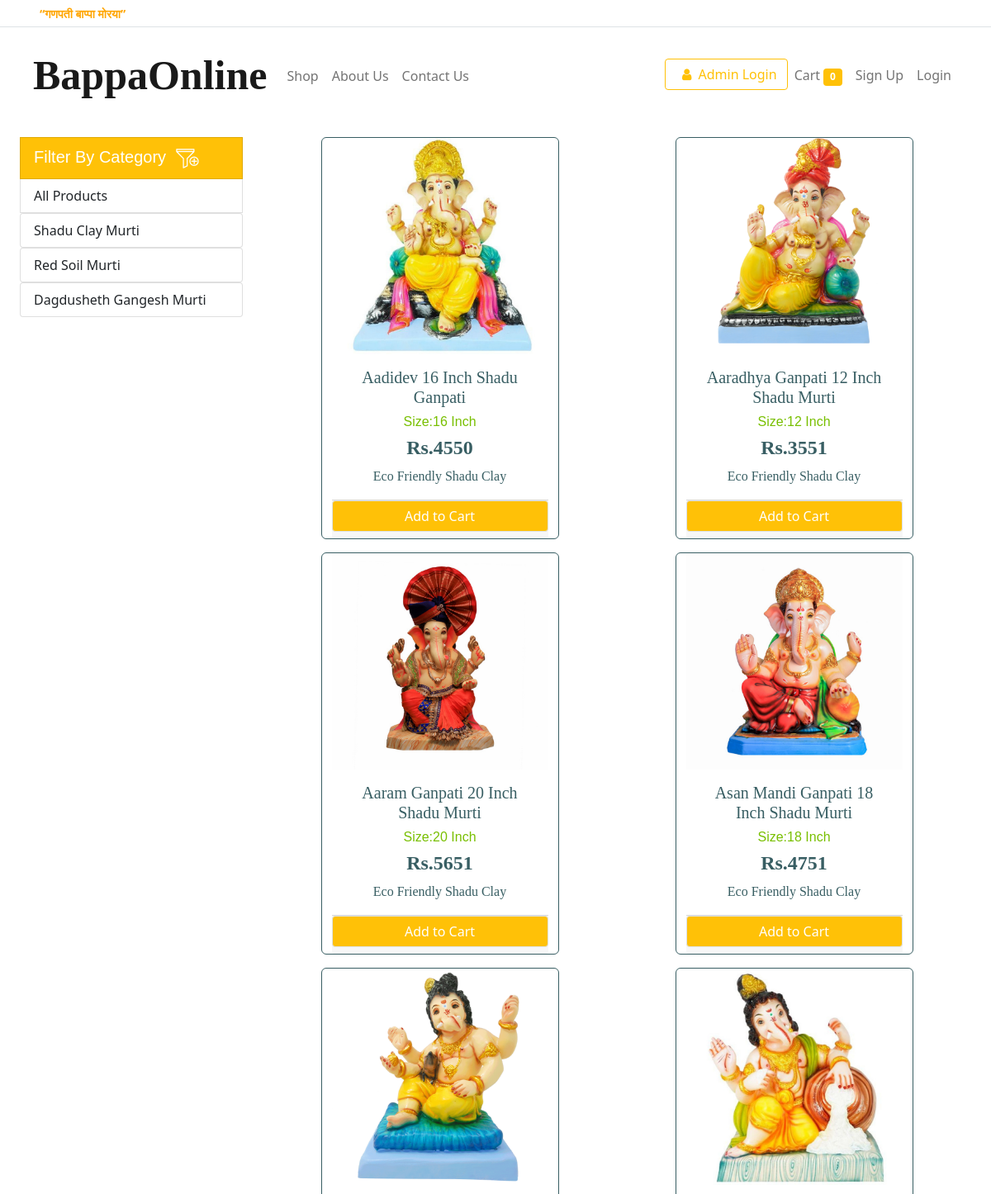
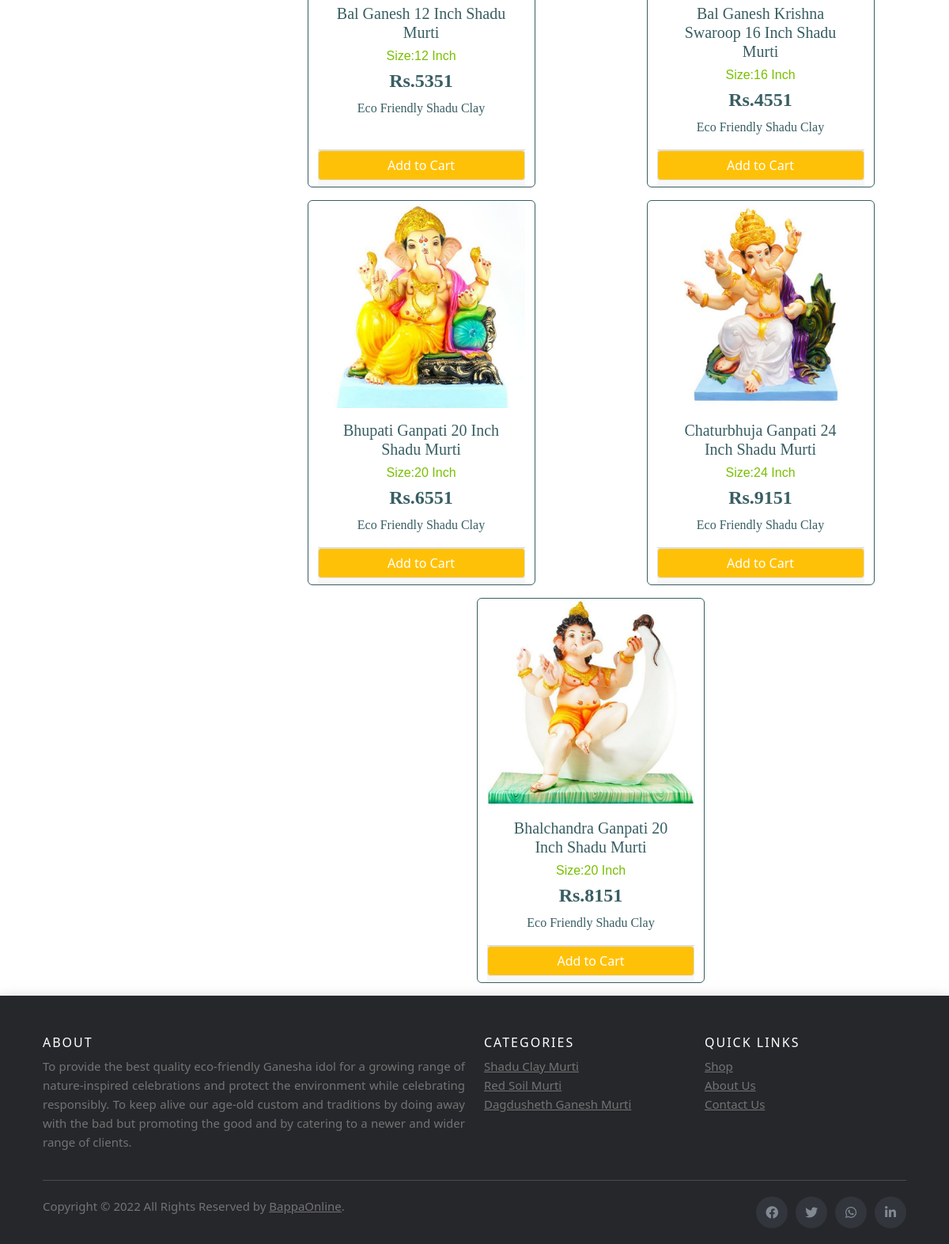
The page /shop/?category=1 on the database its author committed (2 pictures, top to bottom).
### store/models/product.py (models this page shows, shortened)
class Category(models.Model):
    name = models.CharField(max_length=50, default="")

class Product(models.Model):
    name = models.CharField(max_length=50,default="")
    size = models.ForeignKey(Size, on_delete=models.CASCADE)
    price = models.IntegerField(default=0,)
    category = models.ForeignKey(Category, on_delete=models.CASCADE)
    features = models.CharField(max_length=122,default="")
    image = models.ImageField(upload_to='uploads/products')
    @staticmethod
    def get_all_products_by_categoryid(category_id):
        if category_id:
            return Product.objects.filter(category=category_id)
        else:
            return Product.get_all_products()

class Size(models.Model):
    size = models.CharField(max_length=50, default="")
    def __str__(self):
        return self.size

### store/views/shop.py (the view, shortened to what this page needs)
# urls.py: path('shop/', shop.Shop.as_view(), name='Shop'),
class Shop(View):
    def get(self, request):
        cart = request.session.get('cart')
        if not cart:
            request.session.cart = {}
        products = None
        categories = Category.objects.all()
        categoryID = request.GET.get('category')
        if categoryID:
            products = Product.get_all_products_by_categoryid(categoryID)
        else:
            products = Product.get_all_products()
        data = {}
        data['products'] = products
        data['categories'] = categories
        print('user email', request.session.get('email'))
        return render(request, 'shop.html', data)

### store/templatetags/cart.py (called while the page is built)
@register.filter(name='is_in_cart')
def is_in_cart(product, cart):
    keys = cart.keys()
    for id in keys:
        if int(id) == product.id:
            return True
    return False

### store/templates/shop.html (shortened to what this page needs)
{% extends 'base.html' %} {% load static %}
{% block body %}
{% load cart %}
<div class="container-fluid ">
    <div class="row mt-3">
        <div class="col-lg-3 mx-auto">
            <a href="" class="list-group-item list-group-item-action category">Filter By Category<img src="{% static 'images/filter.png' %}" height="32" class="filter-icon"></a>
            <a href="/shop" class="list-group-item list-group-item-action">All Products</a>
            {% for category in categories %}
            <ul class="list-group">
                <a href="/shop/?category={{category.id}}" class="list-group-item list-group-item-action">{{category.name}}</a>
            </ul>
            {% endfor %}
        </div>
        <div id="products" class="col-lg-9 mx-auto">
            <div class="row mx-auto">
                {% for product in products%}
                <div class="card mx-auto mb-3 product-cart" id="{{product.id}}" style="width: 18rem;">
                    <img src="{{product.image.url}}" class="card-img-top product-img" alt="...">
                    <div class="item card-body no-gutters">
                        <h5 class="product-name text-center product-name ">{{product.name}}</h5>
                        <h6 class="product-name text-center product-pack ">Size:{{product.size}}</h6>
                        <h4 class="card-text product-price text-center"><b>Rs.{{product.price}}</b></h4>
                        <p class="card-text product-price text-center">{{product.features}}</p>
                    </div>
                    <div class="card-footer p-0 no-gutters">
                        {% if product|is_in_cart:request.session.cart %}
                        <div class="row no-gutters">
                            <form action="/shop/#{{product.id}}" class="col-2 mb-2 " method="post">
                                {% csrf_token %}
                                <input hidden type="text" name='product' value='{{product.id}}'>
                                <input hidden type="text" name='remove' value='True'>
                                <input type="submit" value=" - " class="btn btn-block btn-light border-right">
                            </form>
                            <div class="text-center col mb-2 cart-q">{{product|cart_quantity:request.session.cart}} in cart</div>
                            <form action="/shop/#{{product.id}}" class="col-2 " method="post">
                                {% csrf_token %}
                                <input hidden type="text" name='product' value='{{product.id}}'>
                                <input type="submit" value=" + " class="btn btn-block btn-light border-left">
                            </form>
                        </div>
                        {% else %}
                        <form action="/shop/#{{product.id}}" method="post" class="btn-block">
                            <input type="submit" class="float-right btn border btn-block add-to-cart mb-2 " value="Add to Cart">
                        </form>
                        {% endif %}
                    </div>
                </div>
                {% endfor %}
            </div>
        </div>
    </div>
</div>
{% endblock %}

### rows shown on the page
Category: name "Shadu Clay Murti"
Category: name "Red Soil Murti"
Category: name "Dagdusheth Gangesh Murti"
Product: {{ product.id }} 1 (drawn), image (picture), name "Aadidev 16 Inch Shadu Ganpati", size "16 Inch", price "4550", features "Eco Friendly Shadu Clay"
Product: image (picture), name "Aaradhya Ganpati 12 Inch Shadu Murti", size "12 Inch", price "3551", features "Eco Friendly Shadu Clay"
Product: image (picture), name "Aaram Ganpati 20 Inch Shadu Murti", size "20 Inch", price "5651", features "Eco Friendly Shadu Clay"
Product: image (picture), name "Asan Mandi Ganpati 18 Inch Shadu Murti", size "18 Inch", price "4751", features "Eco Friendly Shadu Clay"
Product: image (picture), name "Bal Ganesh 12 Inch Shadu Murti", size "12 Inch", price "5351", features "Eco Friendly Shadu Clay"
Product: image (picture), name "Bal Ganesh Krishna Swaroop 16 Inch Shadu Murti", size "16 Inch", price "4551", features "Eco Friendly Shadu Clay"
Product: image (picture), name "Bhupati Ganpati 20 Inch Shadu Murti", size "20 Inch", price "6551", features "Eco Friendly Shadu Clay"
Product: image (picture), name "Chaturbhuja Ganpati 24 Inch Shadu Murti", size "24 Inch", price "9151", features "Eco Friendly Shadu Clay"
Product: image (picture), name "Bhalchandra Ganpati 20 Inch Shadu Murti", size "20 Inch", price "8151", features "Eco Friendly Shadu Clay"

### other values the page prints
{{ request.session.cart.keys|length }} "0"
